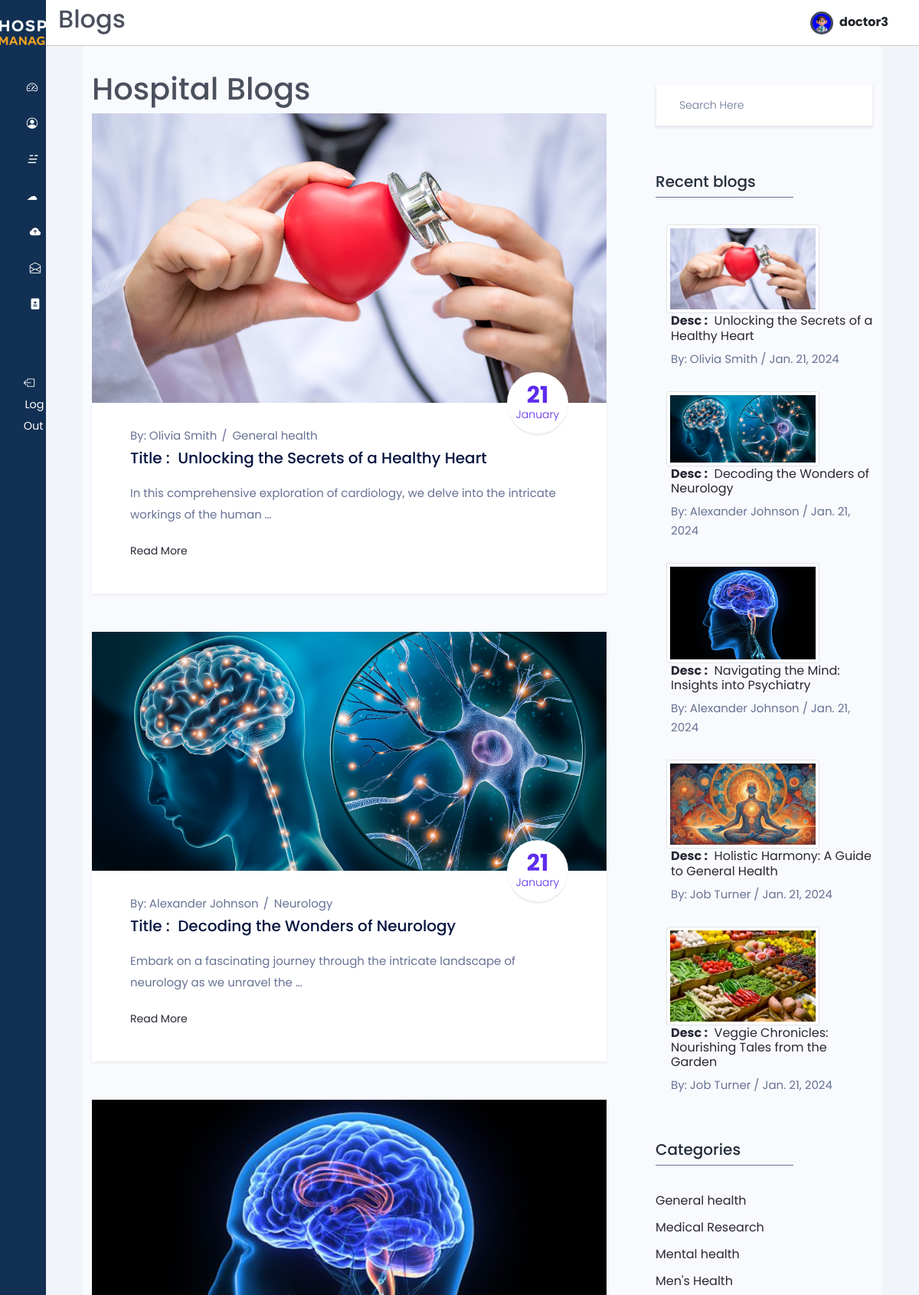
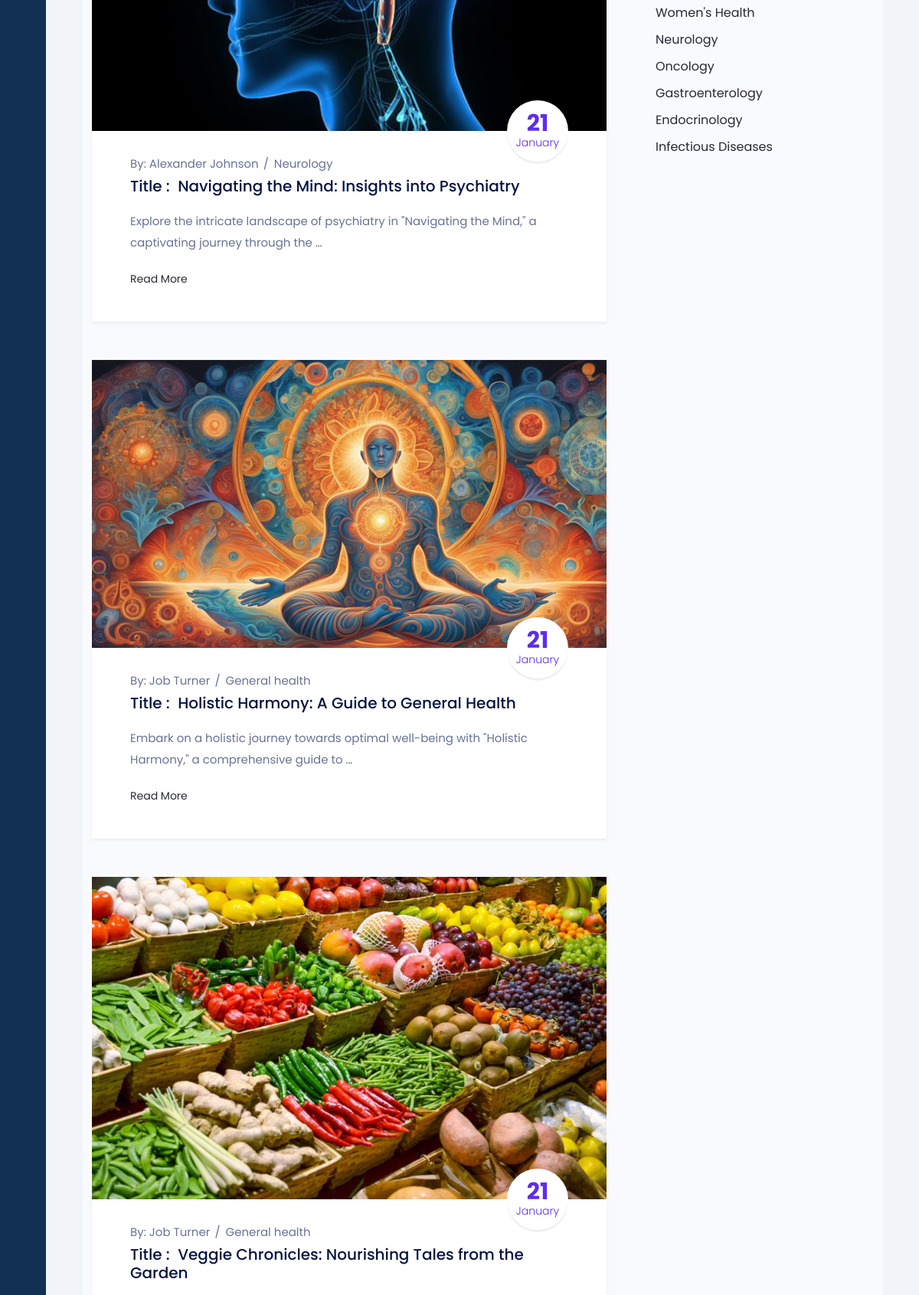
/doctor_blogs/ (signed in, upper part), run on the app's committed database (2 pictures, top to bottom).
### users/models.py (models this page shows, shortened)
class Users(AbstractUser):
    email = models.CharField(max_length=50,unique=True)
    username = models.CharField(max_length=50, unique=True)
    password = models.CharField(max_length=200)
    first_name = models.CharField(max_length=50)
    last_name = models.CharField(max_length=50)
    gender_choices = (("Male", "Male"), ("Female", "Female"))
    gender = models.CharField(max_length=10, choices=gender_choices, default="not_known")
    birthday = models.DateField(null=True, blank=True)
    is_doctor = models.BooleanField(default=False)
    profile_avatar = models.ImageField(upload_to="users/profiles", blank=True, default="doctor/profiles/download.png")
    id_address = models.ForeignKey(Address, on_delete=models.CASCADE, null=True)
    class Meta:
      verbose_name = "User"
      verbose_name_plural = "Users"

class Doctors(models.Model):
  user = models.OneToOneField(Users, on_delete=models.CASCADE, primary_key=True)
  specialty = models.ForeignKey(Specialty,on_delete=models.CASCADE)
  bio = models.TextField()
  class Meta:
    verbose_name = "Doctor"
    verbose_name_plural = "Doctors"
  def __str__(self):
      return self.user.get_full_name() or self.user.username

### doctors/models.py (models this page shows, shortened)
class Blogs(models.Model):
  blog_id = models.AutoField(primary_key=True)
  title = models.CharField(max_length=255)
  description = models.TextField()
  summary = models.TextField()
  is_published = models.BooleanField(default=False)
  posted_at = models.DateField(default=datetime.now)
  thumbnail = models.ImageField(upload_to="blogs/thumbnail", null=True, blank=True)
  id_category = models.ForeignKey(Category, on_delete=models.PROTECT)
  doctor = models.ForeignKey(Doctors, on_delete=models.CASCADE)
  class Meta:
    verbose_name = "Blog"
    verbose_name_plural = "Blogs"

class Category(models.Model):
  id_category = models.AutoField(primary_key=True)
  name = models.CharField(max_length=50)
  class Meta:
    verbose_name = "Category"
    verbose_name_plural = "Categories"
  def __str__(self):
    return self.name

### doctors/views.py (the view)
# urls.py: path('doctor_blogs/', doctor_blogs, name='doctor_blogs'),
@login_required(login_url='/login')
def doctor_blogs(request):
  base_template = 'patients/base.html'
  if request.user.is_doctor:
    base_template = 'doctors/base.html'
  blogs = Blogs.objects.filter(is_published=True).order_by('-posted_at')
  categories = Category.objects.all()
  paginator = Paginator(blogs, 5)
  page = request.GET.get('page')
  blogs_page = paginator.get_page(page)
  context = {
      'blogs': blogs_page,
      'categories': categories,
      'base_template': base_template,
  }
  return render(request, 'doctors/doctor_blogs.html', context)

### templates/doctors/doctor_blogs.html (shortened to what this page needs)
{% extends base_template %}
{% load static %}
{% block page_title %} Blogs {% endblock page_title %}
{% block content %}
<main>
  <section class="blog_area sec_pad" style="margin-top:-8%;">
    <div class="container">
      <h1>Hospital Blogs </h1>
      <div class="row">
        <div class="col-lg-8">
          {% for blog in blogs %}
            <div class="blog_list_item mb_50">
              <img class="img-fluid" src="{{blog.thumbnail.url}}" alt="" style="height:90%;width:100%">
              <div class="blog_content">
                <div class="post_date">
                  <h2>{{blog.posted_at|date:'d'}} <span>{{blog.posted_at|date:'F'}}</span></h2>
                </div>
                <div class="entry_post_info">
                  By: <a href="#">{{blog.doctor}}</a>
                  <a href="#">{{blog.id_category}}</a>
                </div>
                <a href="/blog/{{blog.blog_id}}">
                  <h5 class="f_p f_size_20 f_500 t_color mb_20">Title : &nbsp;{{blog.title}}</h5>
                </a>
                <p class="f_400 mb_20">{{blog.description |safe|truncatewords:"15"|linebreaks }}</p>
                <a href="/blog/{{blog.blog_id}}" class="learn_btn_two">Read More <i class="ti-arrow-right"></i></a>
              </div>
            </div>
          {% endfor %}
        </div>
        <div class="col-lg-4">
          <div class="blog-sidebar" style="margin-top:-12%;">
            <div class="widget sidebar_widget widget_search">
              <form action="{% url 'search_blogs' %}" class="search-form input-group" method='get'>
                <input type="search" class="form-control widget_input" name='keyword' placeholder="Search Here">
              </form>
            </div>
            <div class="widget sidebar_widget widget_recent_post mt_60">
              <div class="widget_title">
                <h3 class="f_p f_size_20 t_color3">Recent blogs</h3>
                <div class="border_bottom"></div>
              </div>
              {% for blog in blogs %}
                <div class="media post_item">
                  <a href="/blog/{{blog.blog_id}}">
                  <img src="{{blog.thumbnail.url}}"style="margin-left:5%;" class='img-responsive img-fluid img-thumbnail' height="75" width="200" alt=""></a>
                  <div class="media-body">
                    <a href="/blog/{{blog.blog_id}}">
                      <h3 class="f_size_16 f_p f_400"><b>Desc :</b> &nbsp;{{blog.title}}</h3>
                    </a>
                    <div class="entry_post_info">
                      By: {{blog.doctor}} /  {{blog.posted_at}}
                    </div>
                  </div>
                </div>
              {% endfor %}
            </div>
            <div class="widget sidebar_widget widget_categorie mt_60">
              <div class="widget_title">
                <h3 class="f_p f_size_20 t_color3">Categories</h3>
                <div class="border_bottom"></div>
              </div>
              <ul class="list-unstyled">
                {% for category in categories %}
                  <li>
                    <a href="/category/{{category.name}}">
                      <span>{{category.name}}</span>
                    </a>
                  </li>
                {% endfor %}
              </ul>
            </div>
          </div>
        </div>
      </div>
    </div>
  </section>
</main>
{% endblock %}

### templates/doctors/base.html (shortened to what this page needs)
{% load static %}
<!DOCTYPE HTML>
<html lang="en">
<head>
  <link  href="{% static 'css/style-appointments.css' %}" rel="stylesheet">
  <link href="{% static 'css/bootstrap.min.css' %}" rel="stylesheet"/>
  <link href="{% static 'css/base-style.css' %}" rel="stylesheet"/>
  <link rel="stylesheet" href="https://cdn.jsdelivr.net/gh/lykmapipo/themify-icons@0.1.2/css/themify-icons.css">
  <link  href="{% static 'css/style.css' %}" rel="stylesheet">
  <link  href="{% static 'css/bootstrap-icons.css' %}" rel="stylesheet">
  <link  href="{% static 'css/jquery.dataTables.min.css' %}" rel="stylesheet">
  <link  href="{% static 'css/styleblog.css' %}" rel="stylesheet">
  <link  href="{% static 'css/styleblog-responsive.css' %}" rel="stylesheet">
</head>
<body>
  <div class="sidebar">
    <div class="sidebar-header pt-4">
      <div class="text-center my-">
        <img src="{% static 'img/white-logo.png' %}" alt="logo" class="img-fluid" style="max-width: 170px;" />
      </div>
    </div>
    <div class="sidebar-menu">
      <ul>
        <li>
          <a href="{% url 'doctor_dashboard' %}">
            <i class="bi bi-speedometer2 me-2"></i>
          </a>
        </li>
        <li>
          <a href="{% url 'doctor_profile' %}">
            <i class="bi bi-person-circle me-2"></i>
          </a>
        </li>
        <li>
          <a href="{% url 'doctor_blogs' %}">
            <i>&#9777;&nbsp;&nbsp; </i>
          </a>
        </li>
        <li>
          <a href="{% url 'myblogs' %}">
            <i>&#9729;&nbsp;&nbsp;</i>
          </a>
        </li>
        <li>
          <a href="{% url 'upload_blog' %}">
            <i class="bi bi-cloud-arrow-up-fill"></i>
          </a>
        </li>
        <li>
          <a href="{% url 'doctor_drafts' %}">
            <i class="bi bi-envelope-open"></i>
          </a>
        </li>
        <li>
          <a href="{% url 'view_appointments' %}">
            <i class="bi bi-file-medical-fill"></i>
          </a>
        </li>
        <br><br>
        <li>
            <a href="{% url 'logout' %}" class="logout text-dark"data-bs-toggle="tooltip" data-bs-placement="right" title="logout" >
              <i class="bi bi-box-arrow-left me-3"></i>
              <span class="d-none d-md-inline">Log Out</span>
            </a>
        </li>
      </ul>
    </div>
  </div>
  <div class="main-content">
    <header class="d-flex  align-items-center">
      <h2>{% block page_title %}{% endblock page_title %}</h2>
      <a href="{% url 'doctor_profile' %}">
        <img src="{{ request.user.profile_avatar.url }}" style="width: 30px; height: 30px; border-radius: 50%; overflow: hidden; background-color: blue; display: inline-block; vertical-align: middle; border: 3px solid #424a5b;">
        <span class="fw-bold fs-6 ms-1 text-dark me-4">{{ request.user.username|safe | truncatechars:"10" }}</span>
      </a>
    </header>
    {% block content %}
    {% endblock content %}
  </body>
</html>

### static/css/base-style.css (style rules this page uses)
:root { --primary-color: #123053; --secondary-color: #EFA323; }
.main-content a { text-decoration: none !important; }

### static/css/style.css (style rules this page uses)
:root { --main-color: #424a5b; --color-dark: #1D2231; --text-grey: #8390A2; --primary-color: #123053; --secondary-color: #EFA323; }
* { font-family: 'Poppins', sans-serif; margin: 0; padding: 0; text-decoration: none; list-style-type: none; box-sizing: border-box; }
.sidebar { height: 100%; width: 240px; position: fixed; left: 0; top: 0; z-index: 100; background: var(--primary-color); color: #fff; overflow-y: auto; transition: width 500ms; }
.sidebar-header { display: flex; justify-content: space-between; align-items: center; height: 60px; padding: 0rem 1rem; }
.sidebar-menu { padding: 0rem; padding-top: 40px; }
.sidebar li { margin-bottom: 1.2rem; font-size: larger; }
.sidebar a { color: #fff !important; text-decoration: none; font-size: .9rem; }
.sidebar a span:last-child { padding-left: .1rem; }
.main-content { position: relative; margin-left: 240px; transition: margin-left 500ms; }
header { position: fixed; left: 240px; top: 0; z-index: 100; width: calc(100% - 240px); background: #fff; height: 60px; padding: 0rem 1rem; display: flex; align-items: center; justify-content: space-between; border-bottom: 1px solid #ccc; transition: left 500ms; }
main { margin-top: 60px; background: #f1f5f9; min-height: 90vh; padding: 1rem 3rem; }
.text-center { text-align: center; }
@media only screen and (max-width: 1200px) { .sidebar { width: 60px; z-index: 150; } }
@media only screen and (max-width: 1200px) { .sidebar .sidebar-header h3 span, .sidebar li span:last-child { display: none; } }
@media only screen and (max-width: 1200px) { .sidebar .sidebar-header, .sidebar li { display: flex; justify-content: center; } }
@media only screen and (max-width: 1200px) { .main-content { margin-left: 60px; } }
@media only screen and (max-width: 1200px) { .main-content header { left: 60px; width: calc(100% - 60px); } }

### data on the page
Users: user.profile_avatar (picture), user.username "doctor3"
Blogs: thumbnail (picture), posted_at "21", posted_at "January", doctor "Olivia Smith", id_category "General health", title "Unlocking the Secrets of a Healthy Heart", description "In this comprehensive exploration of cardiology, we delve into the intricate workings of the human …", posted_at "Jan. 21, 2024"
Blogs: thumbnail (picture), posted_at "21", posted_at "January", doctor "Alexander Johnson", id_category "Neurology", title "Decoding the Wonders of Neurology", description "Embark on a fascinating journey through the intricate landscape of neurology as we unravel the …", posted_at "Jan. 21, 2024"
Blogs: thumbnail (picture), posted_at "21", posted_at "January", doctor "Alexander Johnson", id_category "Neurology", title "Navigating the Mind: Insights into Psychiatry", description "Explore the intricate landscape of psychiatry in \"Navigating the Mind,\" a captivating journey through the …", posted_at "Jan. 21, 2024"
Blogs: thumbnail (picture), posted_at "21", posted_at "January", doctor "Job Turner", id_category "General health", title "Holistic Harmony: A Guide to General Health", description "Embark on a holistic journey towards optimal well-being with \"Holistic Harmony,\" a comprehensive guide to …", posted_at "Jan. 21, 2024"
Blogs: thumbnail (picture), posted_at "21", posted_at "January", doctor "Job Turner", id_category "General health", title "Veggie Chronicles: Nourishing Tales from the Garden", posted_at "Jan. 21, 2024"
Category: name "General health"
Category: name "Medical Research"
Category: name "Mental health"
Category: name "Men's Health"
Category: name "Women's Health"
Category: name "Neurology"
Category: name "Oncology"
Category: name "Gastroenterology"
Category: name "Endocrinology"
Category: name "Infectious Diseases"
